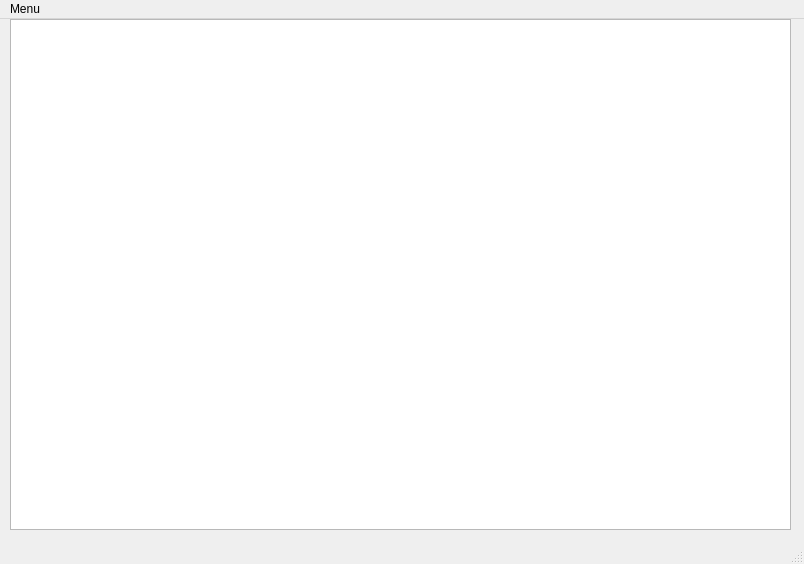
<?xml version="1.0" encoding="UTF-8"?>
<ui version="4.0">
 <class>References_Interface</class>
 <widget class="QMainWindow" name="References_Interface">
  <property name="geometry">
   <rect>
    <x>0</x>
    <y>0</y>
    <width>804</width>
    <height>564</height>
   </rect>
  </property>
  <property name="windowTitle">
   <string>References_Interface</string>
  </property>
  <widget class="QWidget" name="centralwidget">
   <widget class="QTextBrowser" name="affichage">
    <property name="geometry">
     <rect>
      <x>10</x>
      <y>0</y>
      <width>781</width>
      <height>511</height>
     </rect>
    </property>
   </widget>
  </widget>
  <widget class="QMenuBar" name="menubar">
   <property name="geometry">
    <rect>
     <x>0</x>
     <y>0</y>
     <width>804</width>
     <height>22</height>
    </rect>
   </property>
   <widget class="QMenu" name="menuMenu">
    <property name="title">
     <string>Menu</string>
    </property>
    <widget class="QMenu" name="menuAjouter_reference">
     <property name="title">
      <string>Ajouter reference</string>
     </property>
     <addaction name="actionOuvrage"/>
     <addaction name="actionJournal"/>
    </widget>
    <addaction name="menuAjouter_reference"/>
    <addaction name="actionSupprimer_reference"/>
    <addaction name="separator"/>
    <addaction name="actionQuitter"/>
   </widget>
   <addaction name="menuMenu"/>
  </widget>
  <widget class="QStatusBar" name="statusbar"/>
  <action name="actionQuitter">
   <property name="text">
    <string>Quitter</string>
   </property>
  </action>
  <action name="actionOuvrage">
   <property name="text">
    <string>Ouvrage</string>
   </property>
  </action>
  <action name="actionJournal">
   <property name="text">
    <string>Journal</string>
   </property>
  </action>
  <action name="actionSupprimer_reference">
   <property name="text">
    <string>Supprimer reference</string>
   </property>
  </action>
 </widget>
 <resources/>
 <connections>
  <connection>
   <sender>actionQuitter</sender>
   <signal>triggered()</signal>
   <receiver>References_Interface</receiver>
   <slot>close()</slot>
   <hints>
    <hint type="sourcelabel">
     <x>-1</x>
     <y>-1</y>
    </hint>
    <hint type="destinationlabel">
     <x>399</x>
     <y>299</y>
    </hint>
   </hints>
  </connection>
  <connection>
   <sender>actionOuvrage</sender>
   <signal>triggered()</signal>
   <receiver>References_Interface</receiver>
   <slot>dialogOuvrage()</slot>
   <hints>
    <hint type="sourcelabel">
     <x>-1</x>
     <y>-1</y>
    </hint>
    <hint type="destinationlabel">
     <x>399</x>
     <y>299</y>
    </hint>
   </hints>
  </connection>
  <connection>
   <sender>actionJournal</sender>
   <signal>triggered()</signal>
   <receiver>References_Interface</receiver>
   <slot>dialogJournal()</slot>
   <hints>
    <hint type="sourcelabel">
     <x>-1</x>
     <y>-1</y>
    </hint>
    <hint type="destinationlabel">
     <x>399</x>
     <y>299</y>
    </hint>
   </hints>
  </connection>
  <connection>
   <sender>actionSupprimer_reference</sender>
   <signal>triggered()</signal>
   <receiver>References_Interface</receiver>
   <slot>dialogSupprimer()</slot>
   <hints>
    <hint type="sourcelabel">
     <x>-1</x>
     <y>-1</y>
    </hint>
    <hint type="destinationlabel">
     <x>399</x>
     <y>299</y>
    </hint>
   </hints>
  </connection>
 </connections>
 <slots>
  <slot>dialogOuvrage()</slot>
  <slot>dialogJournal()</slot>
  <slot>dialogSupprimer()</slot>
 </slots>
</ui>
